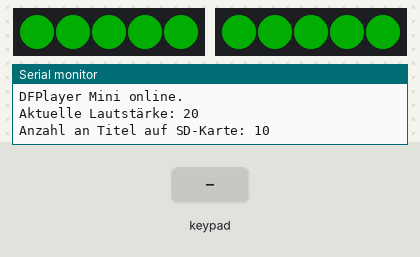
The sketch below on a simulated Arduino Uno, built with avr-gcc and run on an emulated ATmega328P. Parts: 2 × 5 RGB LEDs in strip order, left to right, the last lines printed to the serial monitor. The inputs (shaded band) are chosen by the test bench. Dim RGB values are drawn brighter than linear; random numbers use the default seed unless the sketch sets one; the audio player accepts every command and is not drawn.

Above: at 4.4 s.
4.5 s: keypad keys 1 3 1 2 8 7 pressed 0.4 s apart
At 5.1 s:
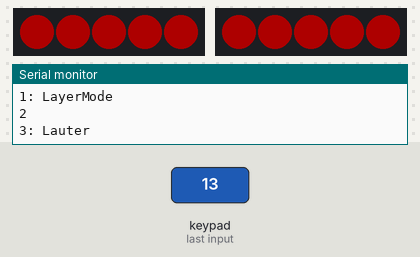
At 6.4 s:
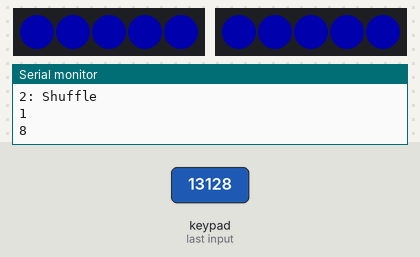
9.9 s: key '1' pressed
At 10.9 s:
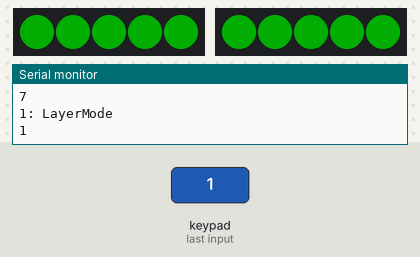
Timing chart, 0 to 12.9 s (numbered marks = the images above; inputs shaded):
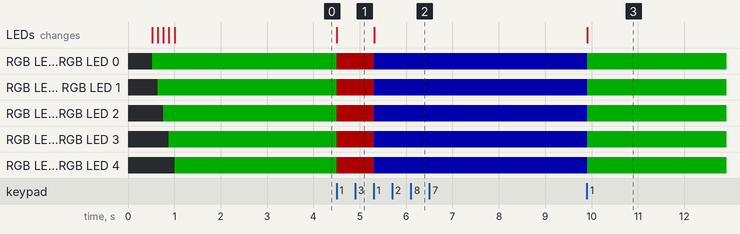

Measured:
- after the input at 4.5 s, RGB LED 0–4, RGB LED 0–4: RGB(0, 50, 0) → RGB(50, 0, 0) at once, → RGB(0, 0, 50) 0.81 s later; the LEDs: change at once (image 1)
- after the input at 9.9 s, RGB LED 0–4, RGB LED 0–4: RGB(0, 0, 50) → RGB(0, 50, 0) at once; the LEDs: change at once (image 3)

The sketch:

adambox.ino
```cpp
#include "Arduino.h"
#include "SoftwareSerial.h"
#include "DFRobotDFPlayerMini.h"
#include <Keypad.h> //Bibliothek zum auslesen der Matrix Tasten... (4x4)
#include <Adafruit_NeoPixel.h>
#define PIXEL1_PIN    5
#define PIXEL2_PIN    6
#define PIXEL1_COUNT 5  // Number of NeoPixels
#define PIXEL2_COUNT 5  // Number of NeoPixels

Adafruit_NeoPixel strip1(PIXEL1_COUNT, PIXEL1_PIN, NEO_GRB + NEO_KHZ800);
Adafruit_NeoPixel strip2(PIXEL2_COUNT, PIXEL2_PIN, NEO_GRB + NEO_KHZ800);

SoftwareSerial mySoftwareSerial(10, 11); // RX, TX
DFRobotDFPlayerMini myDFPlayer;
void printDetail(uint8_t type, int value);
int increaseVol(int baseVol, int inc);

int a; //SerialVariable
int i = 1; //LayerMode
int rand_track = 1;
bool shuffleMP3 = false;

const byte ROWS = 4; // Reihen
const byte COLS = 4; // Spalten
char keys[ROWS][COLS] = {
  {'1','2','3','4'},
  {'5','6','7','8'},
  {'9','A','B','C'},
  {'D','E','F','G'}
};
// ReihenPins.
byte rowPins[ROWS] = { 9, 4, 3, 2 };
// SpaltenPINS.
byte colPins[COLS] = { 13, 12, 8, 7 };

// Create the Keypad
Keypad kpd = Keypad( makeKeymap(keys), rowPins, colPins, ROWS, COLS );


void setup()
{
  randomSeed(analogRead(0));
  mySoftwareSerial.begin(9600);
  Serial.begin(9600);

  Serial.println();
  Serial.println(F("Adams Magic Shoutbox"));
  Serial.println(F("Wart halt!..."));

  strip1.begin(); // Initialize NeoPixel strip object (REQUIRED)
  strip1.show();  // Initialize all pixels to 'off'
  strip2.begin(); // Initialize NeoPixel strip object (REQUIRED)
  strip2.show();  // Initialize all pixels to 'off'


  if (!myDFPlayer.begin(mySoftwareSerial)) {  //Use softwareSerial to communicate with mp3.
    Serial.println(F("Unable to begin:"));
    Serial.println(F("1.Please recheck the connection!"));
    Serial.println(F("2.Please insert the SD card!"));
    while(true);
  }
  Serial.println(F("DFPlayer Mini online."));

  myDFPlayer.setTimeOut(500); //Set serial communictaion time out 500ms

  //----Set volume----
  myDFPlayer.volume(20);  //Set volume value (0~30).
  //myDFPlayer.volumeUp(); //Volume Up
  //myDFPlayer.volumeDown(); //Volume Down

  //----Set different EQ----
  myDFPlayer.EQ(DFPLAYER_EQ_NORMAL);
  myDFPlayer.outputDevice(DFPLAYER_DEVICE_SD);


  Serial.print("Aktuelle Lautstärke: ");
  Serial.println(myDFPlayer.readVolume()); //read current volume
  Serial.print("Anzahl an Titel auf SD-Karte: ");
  Serial.println(myDFPlayer.readFileCounts()); //read all file counts in SD card

  colorWipe(strip1.Color(0,   50,   0), 120);    // green
  colorWipe(strip2.Color(0,   50,   0), 120);    // green

  myDFPlayer.playFolder(1, 1);  //danke fürs einschaltenm
  delay(1500);
  myDFPlayer.loopFolder(2); //loop 5s silence
}

void loop()
{
    char key = kpd.getKey();
    if(key)  // Check for a valid key.
    {
      switch (key)
      {
        case '1':
          Serial.println("1: LayerMode");
          if(i<3){
            i++;
          }
          else{
            i=1;
          }
          Serial.println(i);
          if(i==1){
          LightMode0();
          }
          if(i==2){
          LightMode1();
          }
          if(i==3){
          LightMode2();
          }
          break;
        case '2':
          Serial.println("2: Shuffle");
          //myDFPlayer.randomAll(); //Random play all the mp3.
          randomMP3();
          break;
        case '3':
          Serial.println("3: Lauter");
          myDFPlayer.volumeDown(); //Volume Up
          break;
        case '4':
          Serial.println("4: Leiser");
          myDFPlayer.volumeUp(); //Volume Down
          break;
        case '5':
          Serial.println("5");
          myDFPlayer.advertise(1+(i-1)*12);  //play specific mp3 in SD:/1/001.mp3; Folder Name(1~99); File Name(1~255)
          break;
        case '6':
          Serial.println("6");
          myDFPlayer.advertise(2+(i-1)*12);  //play specific mp3 in SD:/1/001.mp3; Folder Name(1~99); File Name(1~255)
          break;
        case '7':
          Serial.println("7");
          myDFPlayer.advertise(3+(i-1)*12);  //play specific mp3 in SD:/1/001.mp3; Folder Name(1~99); File Name(1~255)
          break;
        case '8':
          Serial.println("8");
          myDFPlayer.advertise(4+(i-1)*12);  //play specific mp3 in SD:/1/001.mp3; Folder Name(1~99); File Name(1~255)
          break;
        case '9':
          Serial.println("9");
          myDFPlayer.advertise(5+(i-1)*12);  //play specific mp3 in SD:/1/001.mp3; Folder Name(1~99); File Name(1~255)
          break;
        case 'A':
          Serial.println("A");
          myDFPlayer.advertise(6+(i-1)*12);  //play specific mp3 in SD:/1/001.mp3; Folder Name(1~99); File Name(1~255)
          break;
        case 'B':
          Serial.println("B");
          myDFPlayer.advertise(7+(i-1)*12);  //play specific mp3 in SD:/1/001.mp3; Folder Name(1~99); File Name(1~255)
          break;
        case 'C':
          Serial.println("C");
          myDFPlayer.advertise(8+(i-1)*12);  //play specific mp3 in SD:/1/001.mp3; Folder Name(1~99); File Name(1~255)
          break;
        case 'D':
          Serial.println("D");
          myDFPlayer.advertise(9+(i-1)*12);  //play specific mp3 in SD:/1/001.mp3; Folder Name(1~99); File Name(1~255)
          break;
        case 'E':
          Serial.println("E");
          myDFPlayer.advertise(10+(i-1)*12);  //play specific mp3 in SD:/1/001.mp3; Folder Name(1~99); File Name(1~255)
          break;
        case 'F':
          Serial.println("F");
          myDFPlayer.advertise(11+(i-1)*12);  //play specific mp3 in SD:/1/001.mp3; Folder Name(1~99); File Name(1~255)
          break;
        case 'G':
          Serial.println("G");
          myDFPlayer.advertise(12+(i-1)*12);  //play specific mp3 in SD:/1/001.mp3; Folder Name(1~99); File Name(1~255)
          break;
        default:
          Serial.println("ERROR");
      }
    }

  //Serielle Kommunikation mit BLE modul:
  if (Serial.available())
  {
    a = Serial.parseInt();
    int track_count = 36;

    if (a == 99)
    {
      //myDFPlayer.randomAll(); //Random play all the mp3.
      randomMP3();
    }
    else if (a == 98)
    {
      myDFPlayer.volume(adjustVolume(myDFPlayer.readVolume(), 5));
    }
    else if (a == 97)
    {
      myDFPlayer.volume(adjustVolume(myDFPlayer.readVolume(), -5));
    }
    else if ((a >= 0) && (a < track_count))
    {
      //iphone plist starts at 0
      myDFPlayer.advertise(a+1);
    }
    else
    {
      return;
    }
  }

  //Informationen Seriell ausgeben:
  if (myDFPlayer.available())
  {
    printDetail(myDFPlayer.readType(), myDFPlayer.read()); //Print the detail message from DFPlayer to handle different errors and states.
  }
}

int adjustVolume(int baseVol, int inc)
{
  int vol = 20;
  vol = baseVol;
  vol = baseVol + inc;
  if (vol > 30)
  {
    vol = 30;
  }
  else if (vol < 0)
  {
    vol = 0;
  }
  return vol;
}

void randomMP3()
{
    //only working when hit the random generator twice
    //otherwise track 1 is always played
    rand_track = random(1,myDFPlayer.readFileCounts()+1-38);
    rand_track = random(1,myDFPlayer.readFileCounts()+1-38);
    Serial.println(rand_track);
    char buffer[30];
    sprintf(buffer, "Number %d", rand_track);
    myDFPlayer.playMp3Folder(rand_track);
    shuffleMP3 = true;
}

void rainbow(int wait) {
  for(long firstPixelHue = 0; firstPixelHue < 3*65536; firstPixelHue += 256) {
    for(int i=0; i<strip1.numPixels(); i++) { // For each pixel in strip...
      int pixelHue1 = firstPixelHue + (i * 65536L / strip1.numPixels());
      int pixelHue2 = firstPixelHue + (i * 65536L / strip2.numPixels());
      strip1.setPixelColor(i, strip1.gamma32(strip1.ColorHSV(pixelHue1)));
      strip2.setPixelColor(i, strip2.gamma32(strip2.ColorHSV(pixelHue2)));
    }
    strip1.show(); // Update strip with new contents
    strip2.show(); // Update strip with new contents
    delay(wait);  // Pause for a moment
  }
}
void LightModeWelcome(){
  strip1.setPixelColor(0, strip1.Color(50, 50, 50));
  strip1.setPixelColor(1, strip1.Color(50, 50, 50));
  strip1.setPixelColor(2, strip1.Color(50, 50, 50));
  strip1.setPixelColor(3, strip1.Color(50, 50, 50));
  strip1.setPixelColor(4, strip1.Color(50, 50, 50));
  strip1.setPixelColor(5, strip1.Color(50, 50, 50));

  strip2.setPixelColor(0, strip2.Color(50, 50, 50));
  strip2.setPixelColor(1, strip2.Color(50, 50, 50));
  strip2.setPixelColor(2, strip2.Color(50, 50, 50));
  strip2.setPixelColor(3, strip2.Color(50, 50, 50));
  strip2.setPixelColor(4, strip2.Color(50, 50, 50));
  strip2.setPixelColor(5, strip2.Color(50, 50, 50));

  strip1.show();
  strip2.show();
}

void LightMode0(){
  strip1.setPixelColor(0, strip1.Color(0, 50, 0));
  strip1.setPixelColor(1, strip1.Color(0, 50, 0));
  strip1.setPixelColor(2, strip1.Color(0, 50, 0));
  strip1.setPixelColor(3, strip1.Color(0, 50, 0));
  strip1.setPixelColor(4, strip1.Color(0, 50, 0));
  strip1.setPixelColor(5, strip1.Color(0, 50, 0));

  strip2.setPixelColor(0, strip2.Color(0, 50, 0));
  strip2.setPixelColor(1, strip2.Color(0, 50, 0));
  strip2.setPixelColor(2, strip2.Color(0, 50, 0));
  strip2.setPixelColor(3, strip2.Color(0, 50, 0));
  strip2.setPixelColor(4, strip2.Color(0, 50, 0));
  strip2.setPixelColor(5, strip2.Color(0, 50, 0));

  strip1.show();
  strip2.show();
}
void LightMode1(){
  strip1.setPixelColor(0, strip1.Color(50, 0, 0));
  strip1.setPixelColor(1, strip1.Color(50, 0, 0));
  strip1.setPixelColor(2, strip1.Color(50, 0, 0));
  strip1.setPixelColor(3, strip1.Color(50, 0, 0));
  strip1.setPixelColor(4, strip1.Color(50, 0, 0));
  strip1.setPixelColor(5, strip1.Color(50, 0, 0));

  strip2.setPixelColor(0, strip2.Color(50, 0, 0));
  strip2.setPixelColor(1, strip2.Color(50, 0, 0));
  strip2.setPixelColor(2, strip2.Color(50, 0, 0));
  strip2.setPixelColor(3, strip2.Color(50, 0, 0));
  strip2.setPixelColor(4, strip2.Color(50, 0, 0));
  strip2.setPixelColor(5, strip2.Color(50, 0, 0));

  strip1.show();
  strip2.show();
}
void LightMode2(){
  strip1.setPixelColor(0, strip1.Color(0, 0, 50));
  strip1.setPixelColor(1, strip1.Color(0, 0, 50));
  strip1.setPixelColor(2, strip1.Color(0, 0, 50));
  strip1.setPixelColor(3, strip1.Color(0, 0, 50));
  strip1.setPixelColor(4, strip1.Color(0, 0, 50));
  strip1.setPixelColor(5, strip1.Color(0, 0, 50));

  strip2.setPixelColor(0, strip2.Color(0, 0, 50));
  strip2.setPixelColor(1, strip2.Color(0, 0, 50));
  strip2.setPixelColor(2, strip2.Color(0, 0, 50));
  strip2.setPixelColor(3, strip2.Color(0, 0, 50));
  strip2.setPixelColor(4, strip2.Color(0, 0, 50));
  strip2.setPixelColor(5, strip2.Color(0, 0, 50));

  strip1.show();
  strip2.show();
}

void colorWipe(uint32_t color, int wait) {
  for(int i=0; i<strip1.numPixels(); i++) { // For each pixel in strip...
    strip1.setPixelColor(i, color);         //  Set pixel's color (in RAM)
    strip2.setPixelColor(i, color);         //  Set pixel's color (in RAM)
    strip1.show();                          //  Update strip to match
    strip2.show();                          //  Update strip to match
    delay(wait);                           //  Pause for a moment
  }
}

void theaterChase(uint32_t color, int wait) {
  for(int a=0; a<10; a++) {  // Repeat 10 times...
    for(int b=0; b<3; b++) { //  'b' counts from 0 to 2...
      strip1.clear();         //   Set all pixels in RAM to 0 (off)
      // 'c' counts up from 'b' to end of strip in steps of 3...
      for(int c=b; c<strip1.numPixels(); c += 3) {
        strip1.setPixelColor(c, color); // Set pixel 'c' to value 'color'
      }
      strip1.show(); // Update strip with new contents
      delay(wait);  // Pause for a moment
    }
  }
}

void printDetail(uint8_t type, int value){
  switch (type) {
    case TimeOut:
      Serial.println(F("Time Out!"));
      if (shuffleMP3)
      {
        randomMP3();
      }
      break;
    case WrongStack:
      Serial.println(F("Stack Wrong!"));
      break;
    case DFPlayerCardInserted:
      Serial.println(F("Card Inserted!"));
      break;
    case DFPlayerCardRemoved:
      Serial.println(F("Card Removed!"));
      break;
    case DFPlayerCardOnline:
      Serial.println(F("Card Online!"));
      break;
    case DFPlayerUSBInserted:
      Serial.println("USB Inserted!");
      break;
    case DFPlayerUSBRemoved:
      Serial.println("USB Removed!");
      break;
    case DFPlayerPlayFinished:
      Serial.print(F("Number:"));
      Serial.print(value);
      Serial.println(F(" Play Finished!"));
      if (shuffleMP3)
      {
        randomMP3();
      }
      break;
    case DFPlayerError:
      Serial.print(F("DFPlayerError:"));
      switch (value) {
        case Busy:
          Serial.println(F("Card not found"));
          break;
        case Sleeping:
          Serial.println(F("Sleeping"));
          break;
        case SerialWrongStack:
          Serial.println(F("Get Wrong Stack"));
          break;
        case CheckSumNotMatch:
          Serial.println(F("Check Sum Not Match"));
          if (shuffleMP3)
          {
            randomMP3();
          }
          break;
        case FileIndexOut:
          Serial.println(F("File Index Out of Bound"));
          break;
        case FileMismatch:
          Serial.println(F("Cannot Find File"));
          break;
        case Advertise:
          Serial.println(F("In Advertise"));
          break;
        default:
          break;
      }
      break;
    default:
      break;
  }

}
```
